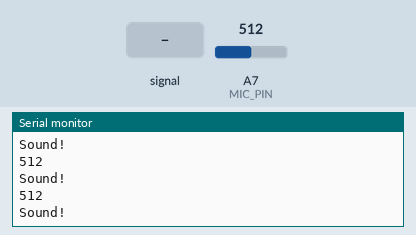
Recording of a sketch running on a simulated Arduino Nano, built with avr-gcc and run on an emulated ATmega328P. Parts: the last lines printed to the serial monitor. The inputs (shaded band) are chosen by the test bench; at power-on: A7 (MIC_PIN) = 512.

Above: at 1.2 s.
1.3 s: A7 (MIC_PIN) fed a 200 Hz sine of ±81 counts around its level
2.8 s: A7 (MIC_PIN) set to 716
At 3.7 s:
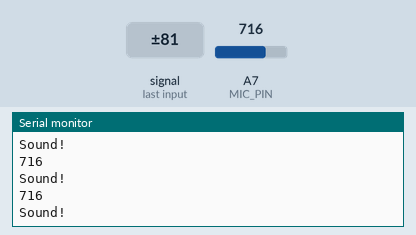
4.3 s: A7 (MIC_PIN) fed a 1000 Hz sine of ±255 counts around its level
5.8 s: A7 (MIC_PIN) set to 736
At 6.8 s:
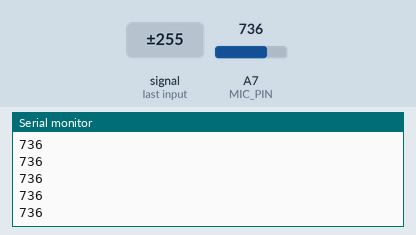
Timing chart, 0 to 8.3 s (numbered marks = the images above; inputs shaded):
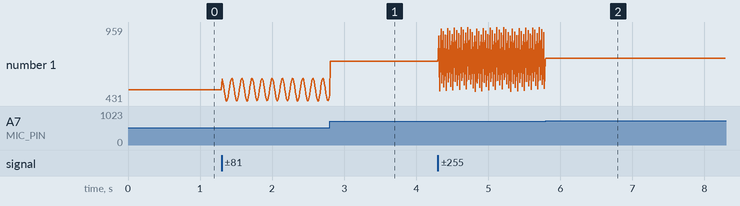

The sketch:

MicTest.ino
```cpp
#include "./Lib/MicRead.h"
#include "./Lib/MicRead.c"

#define MIC_PIN A7

unsigned long int curTime;

void setup() {
  // put your setup code here, to run once:
  Serial.begin(115200);
  Serial.println("start\n");
  curTime = millis();

}

void loop() {
  // put your main code here, to run repeatedly
  curTime = millis();
  //micState = checkMic(curTime);
  delay(10);
  int val = analogRead(MIC_PIN);
  Serial.println(val);
  if(val < 730){
      Serial.println("Sound!");
    }
}
```

Measured:
- the behaviour switches between 729 and 730 on A7 (MIC_PIN) (found by bisection; images 1 and 2)
- plotted number 1: 512 → 471 after the input at 1.3 s
